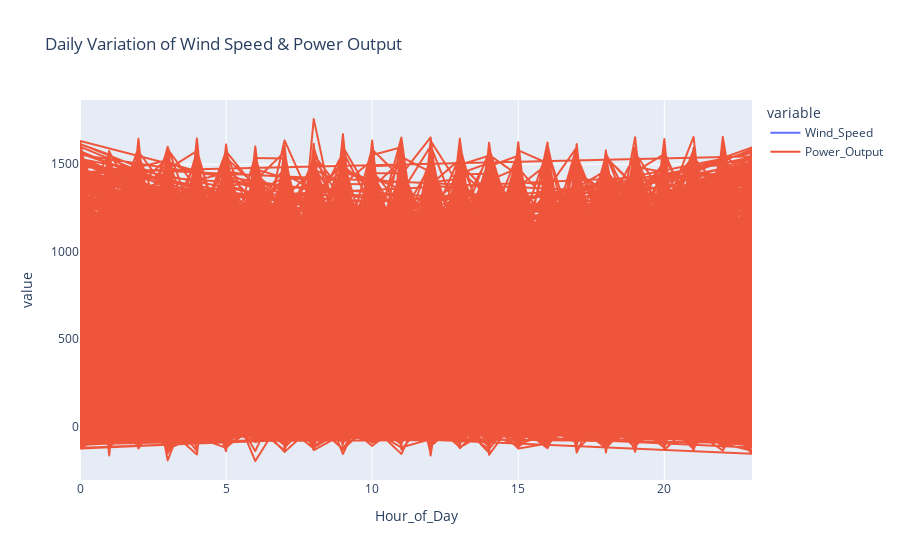

The code cell stored with this chart in its notebook:
### Markdown cell above
### Using plotly for the same graph:

### Code cell
import plotly.express as px

fig = px.line(df, x="Hour_of_Day", y=["Wind_Speed", "Power_Output"], 
              title="Daily Variation of Wind Speed & Power Output")
fig.show()

### Figure 1 — Plotly figure (JSON) as saved in the notebook; plotly's stock layout.template omitted (floating-point values rounded to 4 significant figures; data arrays with more than 128 entries replaced by an {"elided": "..."} marker saying what was removed)
{"data": [{"hovertemplate": "variable=Wind_Speed<br>Hour_of_Day=%{x}<br>value=%{y}<extra></extra>", "legendgroup": "Wind_Speed", "line": {"color": "#636efa", "dash": "solid"}, "marker": {"symbol": "circle"}, "mode": "lines", "name": "Wind_Speed", "showlegend": true, "type": "scattergl", "x": {"elided": "30000 int values"}, "xaxis": "x", "y": {"elided": "30000 float values"}, "yaxis": "y"}, {"hovertemplate": "variable=Power_Output<br>Hour_of_Day=%{x}<br>value=%{y}<extra></extra>", "legendgroup": "Power_Output", "line": {"color": "#EF553B", "dash": "solid"}, "marker": {"symbol": "circle"}, "mode": "lines", "name": "Power_Output", "showlegend": true, "type": "scattergl", "x": {"elided": "30000 int values"}, "xaxis": "x", "y": {"elided": "30000 float values"}, "yaxis": "y"}], "layout": {"legend": {"title": {"text": "variable"}, "tracegroupgap": 0}, "title": {"text": "Daily Variation of Wind Speed & Power Output"}, "xaxis": {"anchor": "y", "domain": [0, 1], "title": {"text": "Hour_of_Day"}}, "yaxis": {"anchor": "x", "domain": [0, 1], "title": {"text": "value"}}}}
